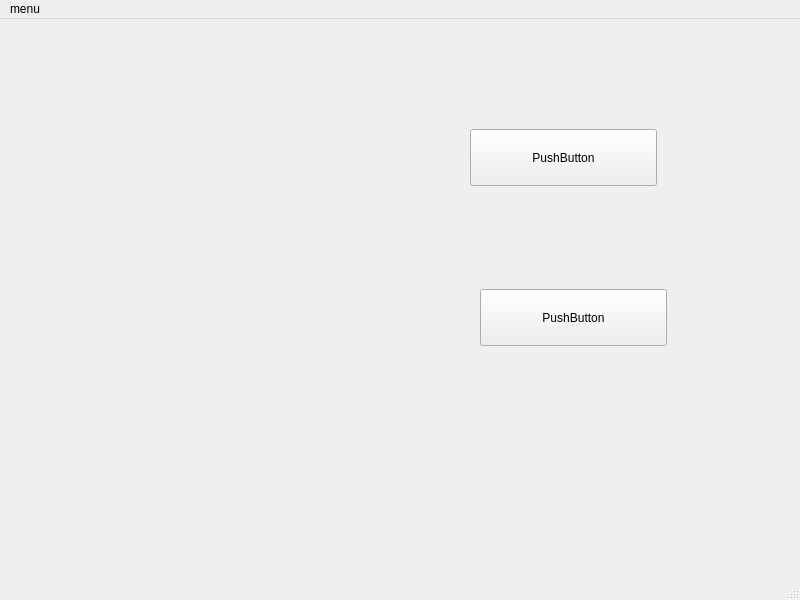
<?xml version="1.0" encoding="UTF-8"?>
<ui version="4.0">
 <class>MainWindow</class>
 <widget class="QMainWindow" name="MainWindow">
  <property name="geometry">
   <rect>
    <x>0</x>
    <y>0</y>
    <width>800</width>
    <height>600</height>
   </rect>
  </property>
  <property name="windowTitle">
   <string>MainWindow</string>
  </property>
  <widget class="QWidget" name="centralwidget">
   <widget class="QPushButton" name="pushButton">
    <property name="geometry">
     <rect>
      <x>470</x>
      <y>110</y>
      <width>187</width>
      <height>57</height>
     </rect>
    </property>
    <property name="text">
     <string>PushButton</string>
    </property>
   </widget>
   <widget class="QPushButton" name="pushButton_2">
    <property name="geometry">
     <rect>
      <x>480</x>
      <y>270</y>
      <width>187</width>
      <height>57</height>
     </rect>
    </property>
    <property name="text">
     <string>PushButton</string>
    </property>
   </widget>
  </widget>
  <widget class="QMenuBar" name="menubar">
   <property name="geometry">
    <rect>
     <x>0</x>
     <y>0</y>
     <width>800</width>
     <height>45</height>
    </rect>
   </property>
   <widget class="QMenu" name="menuMenu">
    <property name="title">
     <string>menu</string>
    </property>
    <addaction name="actionToos"/>
   </widget>
   <addaction name="menuMenu"/>
  </widget>
  <widget class="QStatusBar" name="statusbar"/>
  <action name="actionToos">
   <property name="text">
    <string>toos</string>
   </property>
  </action>
 </widget>
 <resources/>
 <connections/>
</ui>
